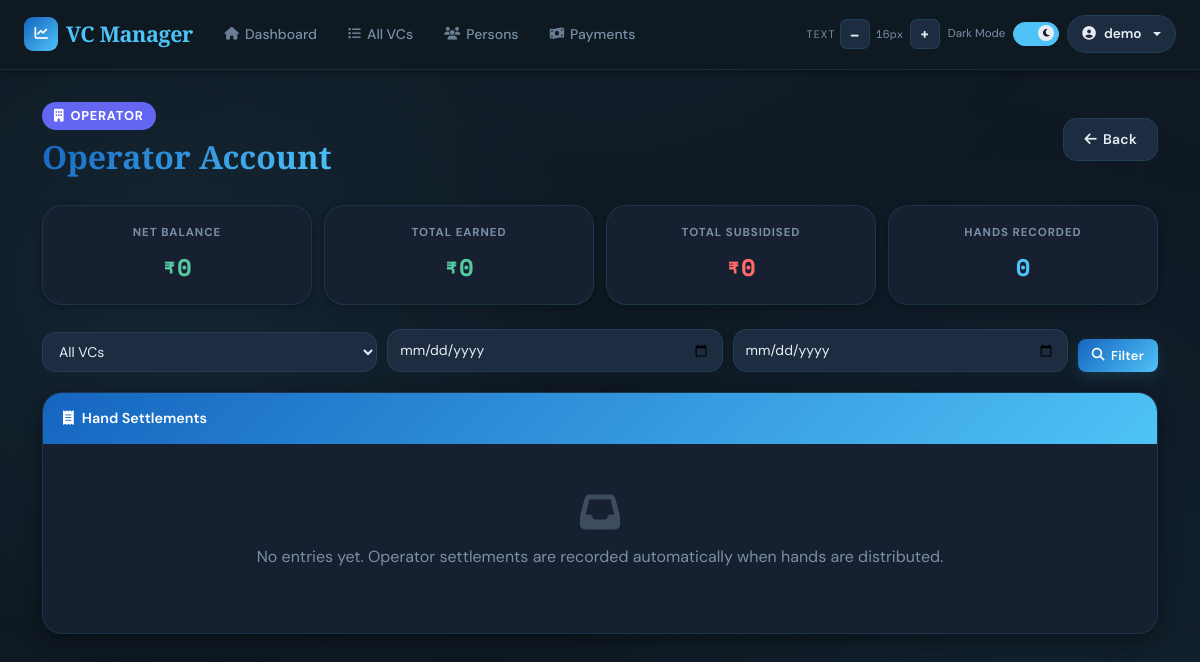
The page /ledger/operator (signed in) on the database as committed earlier.
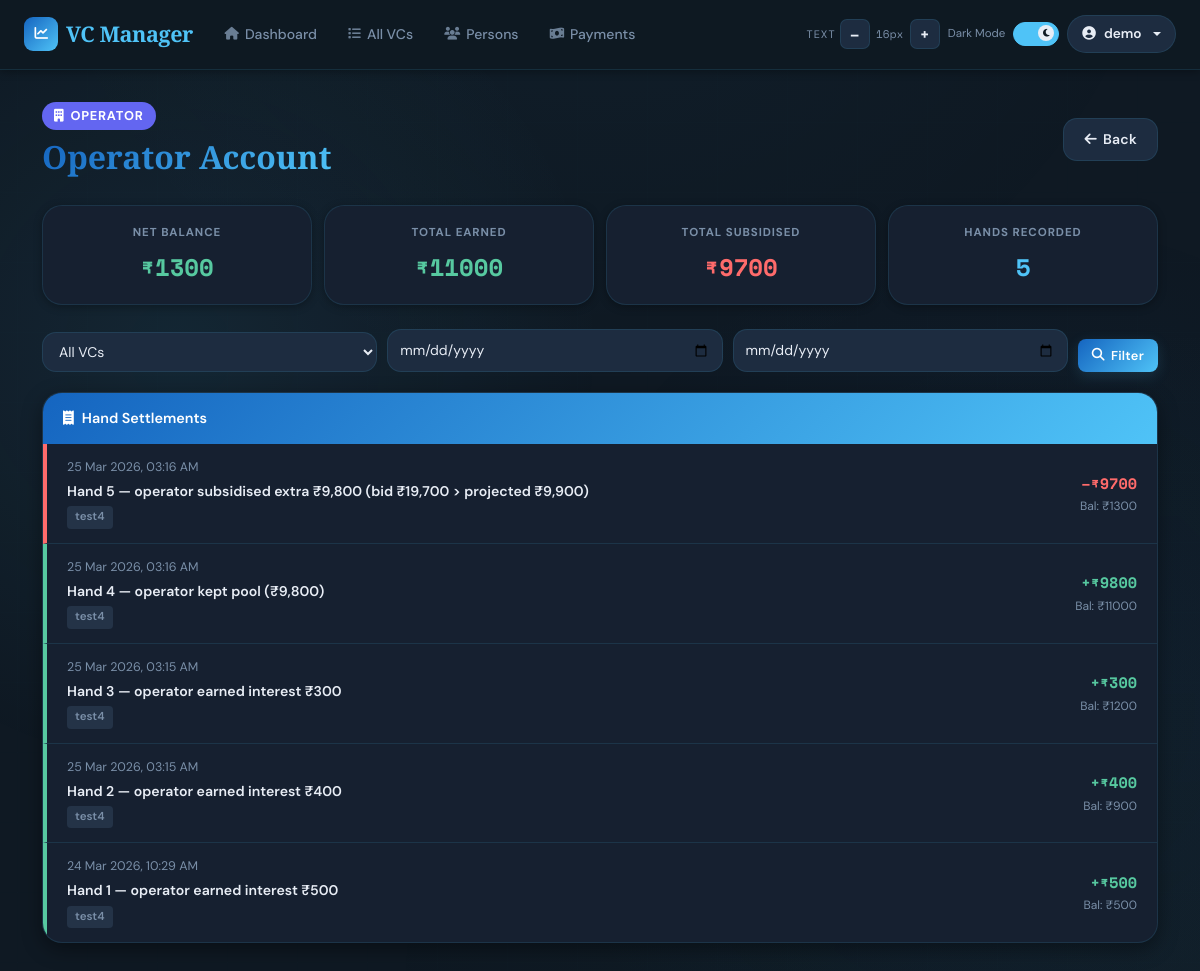
The same page on the database as committed later.
### app/models/user.py (models this page shows, shortened)
class User(UserMixin, db.Model):
    __tablename__ = 'users'
    id = db.Column(db.Integer, primary_key=True)
    email = db.Column(db.String(120), unique=True, nullable=False, index=True)
    name = db.Column(db.String(120), nullable=False)
    password_hash = db.Column(db.String(255), nullable=True)  # Nullable for OAuth-only users
    google_id = db.Column(db.String(255), unique=True, nullable=True)  # For OAuth users
    created_at = db.Column(db.DateTime, default=datetime.utcnow)
    last_login = db.Column(db.DateTime, nullable=True)
    vcs = db.relationship('VC', backref='user', lazy=True, cascade='all, delete-orphan')
    persons = db.relationship('Person', backref='user', lazy=True, cascade='all, delete-orphan')

### app/models/ledger.py (models this page shows)
class LedgerEntry(db.Model):
    __tablename__ = 'ledger_entries'
    id = db.Column(db.Integer, primary_key=True)
    person_id = db.Column(db.Integer, db.ForeignKey('persons.id'), nullable=True, index=True)
    vc_id = db.Column(db.Integer, db.ForeignKey('vcs.id'), nullable=True, index=True)
    date = db.Column(db.DateTime, nullable=False, default=datetime.utcnow)
    narration = db.Column(db.Text, nullable=False)
    debit = db.Column(db.Float, default=0)
    credit = db.Column(db.Float, default=0)
    balance = db.Column(db.Float, default=0)
    created_at = db.Column(db.DateTime, default=datetime.utcnow)
    vc = db.relationship('VC', foreign_keys=[vc_id], back_populates='ledger_entries', lazy=True)

### app/models/vc.py (models this page shows, shortened)
class VC(db.Model):
    __tablename__ = 'vcs'
    id           = db.Column(db.Integer, primary_key=True)
    user_id      = db.Column(db.Integer, db.ForeignKey('users.id'), nullable=False, index=True)
    vc_number    = db.Column(db.Integer, unique=True, nullable=False)
    name         = db.Column(db.String(100), nullable=False)
    start_date   = db.Column(db.DateTime, nullable=False, default=lambda: datetime.now(timezone.utc))
    amount       = db.Column(db.Float, nullable=False)
    tenure       = db.Column(db.Integer, nullable=False)
    current_hand = db.Column(db.Integer, default=1)
    narration    = db.Column(db.Text)
    status       = db.Column(db.Enum(PaymentStatus, native_enum=False), default=PaymentStatus.PENDING)
    min_interest = db.Column(db.Float, nullable=False, default=0.0)
    created_at   = db.Column(db.DateTime, default=lambda: datetime.now(timezone.utc))
    updated_at   = db.Column(db.DateTime, default=lambda: datetime.now(timezone.utc),
                             onupdate=lambda: datetime.now(timezone.utc))
    hands          = db.relationship('VCHand',      backref='vc', lazy=True, cascade='all, delete-orphan')
    payments       = db.relationship('Payment',     backref='vc', lazy=True, cascade='all, delete-orphan')
    ledger_entries = db.relationship('LedgerEntry', back_populates='vc', lazy=True)
    members        = db.relationship('Person', secondary=vc_members, backref='vcs')

### app/routes/ledger.py (the view)
@ledger_bp.route('/operator')
@login_required
def operator_ledger():
    from_date = request.args.get('from_date')
    to_date   = request.args.get('to_date')
    vc_id     = request.args.get('vc_id', type=int)
    user_vc_ids = [v.id for v in VC.query.filter_by(user_id=current_user.id).all()]
    if not user_vc_ids:
        return render_template('ledger/operator.html', entries=[], vcs=[],
                          total_credits=0, total_debits=0, net_balance=0)
    query = LedgerEntry.query.filter(
        LedgerEntry.person_id.is_(None),
        LedgerEntry.vc_id.in_(user_vc_ids)
    )
    if vc_id:
        query = query.filter(LedgerEntry.vc_id == vc_id)
    if from_date:
        query = query.filter(LedgerEntry.date >= datetime.strptime(from_date + ' 00:00:00', '%Y-%m-%d %H:%M:%S'))
    if to_date:
        query = query.filter(LedgerEntry.date <= datetime.strptime(to_date + ' 23:59:59', '%Y-%m-%d %H:%M:%S'))
    entries = query.order_by(LedgerEntry.date.desc()).all()
    entries = [e for e in entries if e is not None]
    vcs = VC.query.filter_by(user_id=current_user.id).order_by(VC.vc_number).all()
    total_credits = sum(float(e.credit or 0) for e in entries)
    total_debits  = sum(float(e.debit  or 0) for e in entries)
    net_balance   = total_credits - total_debits
    return render_template(
        'ledger/operator.html',
        entries=entries,
        vcs=vcs,
        total_credits=total_credits,
        total_debits=total_debits,
        net_balance=net_balance,
    )

### templates/ledger/operator.html (shortened to what this page needs)
{% extends "base.html" %}
{% block content %}
<div class="page-header">
    <div>
        <span class="operator-badge"><i class="fas fa-building"></i>Operator</span>
        <h1 class="page-title">Operator Account</h1>
    </div>
    <a href="{{ url_for('dashboard.index') }}" class="btn btn-secondary">
        <i class="fas fa-arrow-left"></i>Back
    </a>
</div>
<div class="summary-strip">
    <div class="summary-card">
        <div class="summary-label">Net Balance</div>
        <div class="summary-value {{ 'positive' if net_balance >= 0 else 'negative' }}">
            ₹{{ "%.0f"|format(net_balance) }}
        </div>
    </div>
    <div class="summary-card">
        <div class="summary-label">Total Earned</div>
        <div class="summary-value credit">₹{{ "%.0f"|format(total_credits) }}</div>
    </div>
    <div class="summary-card">
        <div class="summary-label">Total Subsidised</div>
        <div class="summary-value debit">₹{{ "%.0f"|format(total_debits) }}</div>
    </div>
    <div class="summary-card">
        <div class="summary-label">Hands Recorded</div>
        <div class="summary-value neutral">{{ entries|length }}</div>
    </div>
</div>
<form method="GET" class="filter-bar">
    <select name="vc_id">
        <option value="">All VCs</option>
    </select>
    <input type="date" name="from_date" value="{{ request.args.get('from_date', '') }}" placeholder="From">
    <input type="date" name="to_date"   value="{{ request.args.get('to_date', '') }}"   placeholder="To">
    <button type="submit" class="btn btn-primary btn-sm"><i class="fas fa-search"></i>Filter</button>
</form>
<div class="entries-card">
    <div class="entries-header">
        <i class="fas fa-receipt"></i>Hand Settlements
    </div>
    {% if entries %}
        {% for entry in entries %}
        <div class="entry-row {{ 'credit' if entry.credit > 0 else 'debit' }}">
            <div class="entry-left">
                <div class="entry-date">{{ entry.date.strftime('%d %b %Y, %I:%M %p') }}</div>
                <div class="entry-narr">{{ entry.narration }}</div>
                {% if entry.vc %}
                    <span class="entry-vc">{{ entry.vc.name }}</span>
                {% endif %}
            </div>
            <div class="entry-right">
                <div class="entry-amount">
                    {% if entry.credit > 0 %}
                        <span style="color:var(--success);">+₹{{ "%.0f"|format(entry.credit) }}</span>
                    {% else %}
                        <span style="color:var(--danger);">–₹{{ "%.0f"|format(entry.debit) }}</span>
                    {% endif %}
                </div>
                <div class="entry-bal">Bal: ₹{{ "%.0f"|format(entry.balance) }}</div>
            </div>
        </div>
        {% endfor %}
    {% else %}
        <div class="empty-state">
            <i class="fas fa-inbox"></i>
            <p>No entries yet. Operator settlements are recorded automatically when hands are distributed.</p>
        </div>
    {% endif %}
</div>
{% endblock %}

### templates/base.html (shortened to what this page needs)
<!DOCTYPE html>
<html lang="en" data-theme="dark">
<head>
    <link href="https://cdnjs.cloudflare.com/ajax/libs/font-awesome/6.5.0/css/all.min.css" rel="stylesheet">
    <link href="https://cdn.jsdelivr.net/npm/bootstrap@5.3.0/dist/css/bootstrap.min.css" rel="stylesheet">
    <link rel="stylesheet" href="https://cdn.jsdelivr.net/npm/swiper@11/swiper-bundle.min.css" />
</head>
<body>
<nav class="navbar navbar-expand-lg" role="navigation" aria-label="Main navigation">
    <div class="container-fluid px-4">
        <a class="navbar-brand" href="{{ url_for('dashboard.index') }}">
            <div class="brand-icon" aria-hidden="true"><i class="fas fa-chart-line"></i></div>
            VC Manager
        </a>
        <div class="collapse navbar-collapse" id="navbarNav">
            {% if current_user.is_authenticated %}
            <ul class="navbar-nav me-auto d-none d-md-flex">
                <li class="nav-item"><a class="nav-link" href="{{ url_for('dashboard.index') }}"><i class="fas fa-home"></i>Dashboard</a></li>
                <li class="nav-item"><a class="nav-link" href="{{ url_for('vc.vcs_list') }}"><i class="fas fa-list"></i>All VCs</a></li>
                <li class="nav-item"><a class="nav-link" href="{{ url_for('person.persons') }}"><i class="fas fa-users"></i>Persons</a></li>
                <li class="nav-item"><a class="nav-link" href="{{ url_for('payment.record_payment') }}"><i class="fas fa-money-bill-wave"></i>Payments</a></li>
            </ul>
            {% endif %}
            <div class="d-flex align-items-center ms-auto gap-2 mt-2 mt-lg-0">
                <div class="d-flex align-items-center gap-1" role="toolbar" aria-label="Font size">
                    <span class="a11y-label d-none d-xl-inline">Text</span>
                    <button class="fs-btn" id="fsDecrease" aria-label="Decrease font size">–</button>
                    <span class="fs-display" id="fsDisplay" aria-live="polite">16px</span>
                    <button class="fs-btn" id="fsIncrease" aria-label="Increase font size">+</button>
                </div>
                <div class="d-flex align-items-center gap-2" aria-label="Theme">
                    <span class="toggle-label-text d-none d-xl-inline" id="themeLabel">Dark</span>
                    <label class="toggle-switch" aria-label="Toggle light/dark mode">
                        <div class="toggle-track"></div>
                        <div class="toggle-thumb"><i class="fas fa-moon" id="toggleIcon"></i></div>
                    </label>
                </div>
                {% if current_user.is_authenticated %}
                <div class="dropdown">
                    <button class="user-btn dropdown-toggle" type="button" data-bs-toggle="dropdown" aria-expanded="false">
                        <i class="fas fa-user-circle"></i>
                        <span class="d-none d-sm-inline">{{ current_user.name }}</span>
                    </button>
                </div>
                {% endif %}
            </div>
        </div>
    </div>
</nav>
<main class="main-content" role="main">
    <div class="container">
        {% block content %}{% endblock %}
    </div>
</main>
</body>
</html>

### templates/ledger/operator.html (style rules this page uses)
.page-header { display: flex; justify-content: space-between; align-items: center; gap: 16px; margin-bottom: 28px; flex-wrap: wrap; }
.page-title { font-family: 'Playfair Display', serif; font-size: clamp(1.5rem, 3vw, 2rem); font-weight: 700; background: var(--grad-header); -webkit-background-clip: text; -webkit-text-fill-color: transparent; background-clip: text; margin: 0; }
.operator-badge { background: #6366f1; color: #fff; padding: 4px 12px; border-radius: 30px; font-size: 0.8rem; font-weight: 700; letter-spacing: 0.06em; text-transform: uppercase; display: inline-flex; align-items: center; gap: 6px; margin-bottom: 8px; }
.summary-strip { display: grid; grid-template-columns: repeat(auto-fit, minmax(160px, 1fr)); gap: 12px; margin-bottom: 24px; }
.summary-card { background: var(--surface); border: 1px solid var(--border); border-radius: var(--radius-lg); padding: 18px 20px; text-align: center; box-shadow: var(--shadow-sm); }
.summary-label { font-size: 0.72rem; font-weight: 700; text-transform: uppercase; letter-spacing: 0.08em; color: var(--text-muted); margin-bottom: 6px; }
.summary-value { font-family: 'Space Mono', monospace; font-size: 1.5rem; font-weight: 700; }
.summary-value.positive { color: var(--success); }
.summary-value.credit { color: var(--success); }
.summary-value.debit { color: var(--danger); }
.summary-value.neutral { color: var(--accent); }
.filter-bar { display: flex; gap: 10px; margin-bottom: 20px; flex-wrap: wrap; align-items: flex-end; }
.filter-bar select, .filter-bar input[type="date"] { background: var(--surface2); color: var(--text); border: 1.5px solid var(--border); border-radius: var(--radius-md); padding: 9px 12px; font-size: 0.875rem; font-family: 'DM Sans', sans-serif; flex: 1; min-width: 140px; }
.entries-card { background: var(--surface); border: 1px solid var(--border); border-radius: var(--radius-lg); overflow: hidden; box-shadow: var(--shadow-md); }
.entries-header { background: var(--grad-header); color: #fff; padding: 14px 20px; font-weight: 600; font-size: 0.9rem; display: flex; align-items: center; gap: 8px; }
.entry-row { display: flex; justify-content: space-between; align-items: center; padding: 14px 20px; border-bottom: 1px solid var(--border); gap: 16px; transition: background var(--transition); }
.entry-row:last-child { border-bottom: none; }
.entry-row.credit { border-left: 4px solid var(--success); }
.entry-row.debit { border-left: 4px solid var(--danger); }
.entry-left { flex: 1; min-width: 0; }
.entry-date { font-size: 0.78rem; color: var(--text-muted); margin-bottom: 2px; }
.entry-narr { font-weight: 600; font-size: 0.88rem; color: var(--text); }
.entry-vc { display: inline-block; margin-top: 3px; background: var(--surface3); color: var(--text-muted); padding: 2px 8px; border-radius: 4px; font-size: 0.72rem; font-weight: 600; }
.entry-right { text-align: right; flex-shrink: 0; }
.entry-amount { font-family: 'Space Mono', monospace; font-weight: 700; font-size: 0.95rem; }
.entry-bal { font-size: 0.75rem; color: var(--text-muted); margin-top: 2px; }

Rows that differ between the two databases and show on the page:
added LedgerEntry: date "25 Mar 2026, 03:16 AM", narration "Hand 5 — operator subsidised extra ₹9,800 (bid ₹19,700 > projected ₹9,900)", vc.name "test4", debit "9700", balance "1300"
added LedgerEntry: date "25 Mar 2026, 03:16 AM", narration "Hand 4 — operator kept pool (₹9,800)", vc.name "test4", credit "9800", balance "11000"
added LedgerEntry: date "25 Mar 2026, 03:15 AM", narration "Hand 3 — operator earned interest ₹300", vc.name "test4", credit "300", balance "1200"
added LedgerEntry: date "25 Mar 2026, 03:15 AM", narration "Hand 2 — operator earned interest ₹400", vc.name "test4", credit "400", balance "900"
added LedgerEntry: date "24 Mar 2026, 10:29 AM", narration "Hand 1 — operator earned interest ₹500", vc.name "test4", credit "500", balance "500"
Other text that changed with them:
{{ "%.0f"|format(net_balance) }}: "0" → "1300"
{{ "%.0f"|format(total_credits) }}: "0" → "11000"
{{ "%.0f"|format(total_debits) }}: "0" → "9700"
{{ entries|length }}: "0" → "5"
text no longer shown: "No entries yet. Operator settlements are recorded automatically when hands are distributed."
